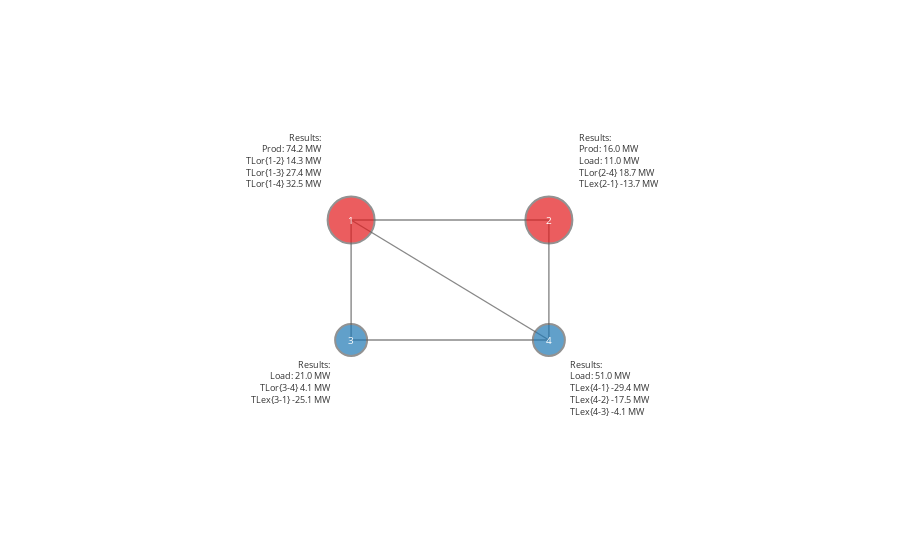

Write notebook code for a chart like this one.
### Code cell
# Run the game.
n_iter = 1

# Run the environment.
env, obs = sim(action_do_nothing)

# Get the grid.
grid_do_nothing = reconstruct_grid(env, obs, action_do_nothing, 
                                   layout, label_pos, size=(45,45), replace_dic=True)
iplot(grid_do_nothing)

### Figure 1 — Plotly figure (JSON) as saved in the notebook; plotly's stock layout.template omitted (floating-point values rounded to 4 significant figures)
{"data": [{"line": {"color": "red", "width": 6}, "mode": "line", "type": "scatter", "x": [], "y": []}, {"hoverinfo": "text", "line": {"color": "#888", "width": 1.4}, "mode": "lines", "type": "scatter", "x": [-10, 10, null, -10, -10, null, -10, 10, null, 10, 10, null, -10, 10, null], "y": [10, 10, null, 10, -10, null, 10, -10, null, 10, -10, null, -10, -10, null]}, {"hoverinfo": "text", "marker": {"color": ["rgb(227,26,28)", "rgb(227,26,28)", "rgb(31,120,180)", "rgb(31,120,180)"], "line": {"color": "rgb(100,100,100)", "width": 2}, "size": [47, 47, 32, 32]}, "mode": "markers+text", "text": ["Results:<br>Prod: 74.2 MW<br>TLor{1-2} 14.3 MW<br>TLor{1-3} 27.4 MW<br>TLor{1-4} 32.5 MW", "Results:<br>Prod: 16.0 MW<br>Load: 11.0 MW<br>TLor{2-4} 18.7 MW<br>TLex{2-1} -13.7 MW", "Results:<br>Load: 21.0 MW<br>TLor{3-4} 4.1 MW<br>TLex{3-1} -25.1 MW", "Results:<br>Load: 51.0 MW<br>TLex{4-1} -29.4 MW<br>TLex{4-2} -17.5 MW<br>TLex{4-3} -4.1 MW"], "textfont": {"color": "rgb(50,50,50)", "size": 9}, "textposition": ["top left", "top right", "bottom left", "bottom right"], "type": "scatter", "x": [-10, 10, -10, 10], "y": [10, 10, -10, -10]}], "layout": {"annotations": [{"font": {"color": "rgb(255,255,255)", "size": 10}, "showarrow": false, "text": "1", "x": -10, "xref": "x1", "y": 10, "yref": "y1"}, {"font": {"color": "rgb(255,255,255)", "size": 10}, "showarrow": false, "text": "2", "x": 10, "xref": "x1", "y": 10, "yref": "y1"}, {"font": {"color": "rgb(255,255,255)", "size": 10}, "showarrow": false, "text": "3", "x": -10, "xref": "x1", "y": -10, "yref": "y1"}, {"font": {"color": "rgb(255,255,255)", "size": 10}, "showarrow": false, "text": "4", "x": 10, "xref": "x1", "y": -10, "yref": "y1"}], "margin": {"b": 10, "l": 5, "r": 5, "t": 10}, "showlegend": false, "xaxis": {"range": [-45, 45], "showgrid": false, "showticklabels": false, "zeroline": false}, "yaxis": {"range": [-45, 45], "showgrid": false, "showticklabels": false, "zeroline": false}}}
